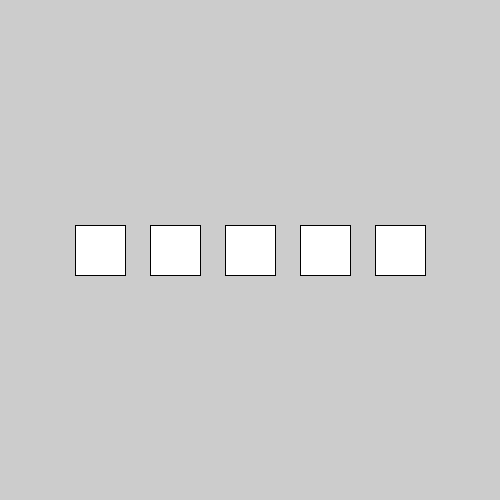
Frame 1 (no input)
Frame 60 (the mouse pressed at the canvas centre just before this capture): identical to frame 1, image omitted
Frame 120 (the mouse held since frame 60 and released just before this capture): identical to frame 1, image omitted

The Processing sketch that drew this single still picture (run headless with seeded random() and noise(); from frame 60 on, the mouse is pressed at the canvas centre):

// Processing sketch: processing_66708
// ── processing_66708.pde

int[][] xy;
int[] mySize = {
  50, 50, 50, 50, 50
};

void setup() {
  size(500, 500);
  xy = new int[5][4];
  xy[0][0] = 75;
  xy[0][1] = 125;
  xy[0][2] = 225;
  xy[0][3] = 275;
  xy[1][0] = 150;
  xy[1][1] = 200;
  xy[1][2] = 225;
  xy[1][3] = 275;
  xy[2][0] = 225;
  xy[2][1] = 275;
  xy[2][2] = 225;
  xy[2][3] = 275;
  xy[3][0] = 300;
  xy[3][1] = 350;
  xy[3][2] = 225;
  xy[3][3] = 275;
  xy[4][0] = 375;
  xy[4][1] = 400;
  xy[4][2] = 225;
  xy[4][3] = 275;
  
}
void draw() {
  for (int i = 0; i < 5; i++) {
    rect(xy[i][0], xy[i][2], mySize[i], mySize[i]);
  }
}
void mouseClicked() {
  for (int i=0; i<5; i++) {
    if (mouseX >  xy[i][0] && mouseX <  xy[i][1]
      && mouseY >  xy[i][2] && mouseY <  xy[i][3]) {
      xy[i][0] -=25;
      xy[i][1] +=25;
      xy[i][2] -=25;
      xy[i][3] +=25;
      mySize[i] +=50;
      
    }
  }

}
